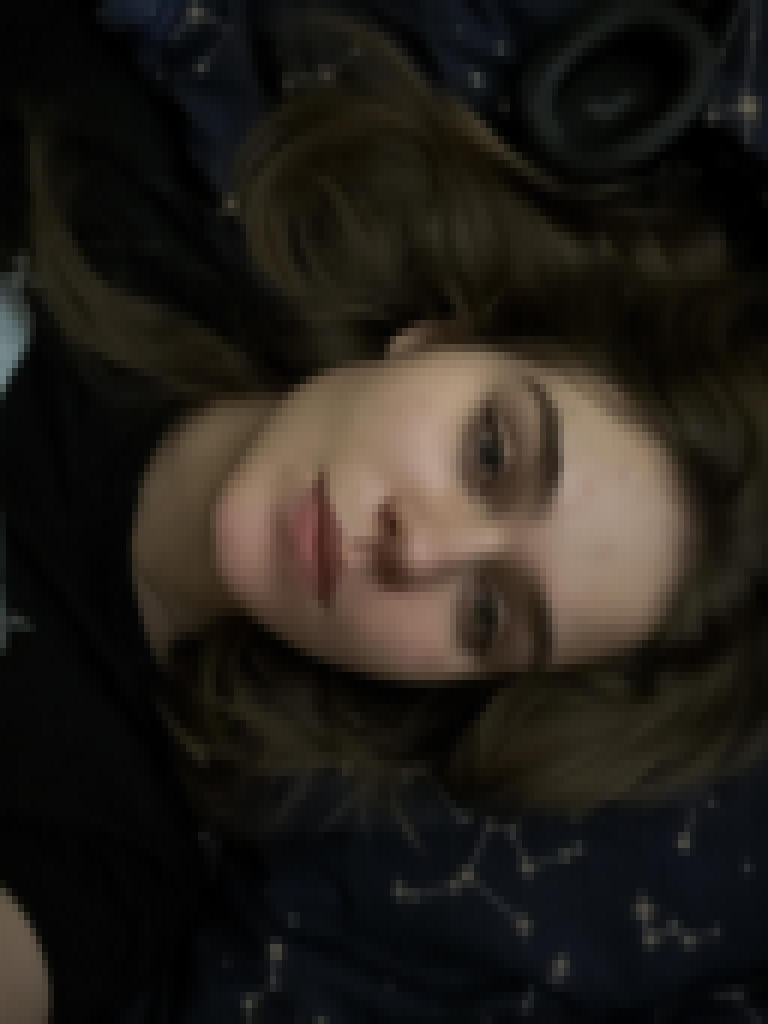
#> input picture image_manipulators/StqGhmQXfaGFCcVD.jpg, 1536 x 2048 px (shown at 1/2 size)
$ python pixelize_image.py
#> lines starting #> are read from the running program, lines starting #| are printed output that depends on the picture
#> the answer given: 1
#> the answer given: StqGhmQXfaGFCcVD.jpg
from string import ascii_letters
from PIL import Image
import random
import os

def print_error(message):
    print("\033[91mError: {}\033[0m".format(message))

def print_success(text):
    print("\033[92m{}\033[0m".format(text))

def check_extension(file, allowed_formats):
#> called with file = 'StqGhmQXfaGFCcVD.jpg'
    for format in allowed_formats:
        if file.endswith(format):
            return True

def get_extension(file, allowed_formats):
    counter = 0
    for format in allowed_formats:
        if file.endswith(format):
            return allowed_formats[counter]
        counter += 1

def pixelize(resize_ratio, orginal_file):
#> called with resize_ratio = 1, orginal_file = 'StqGhmQXfaGFCcVD.jpg'
    img = Image.open(orginal_file)
#> img is the input picture: PIL image 1536x2048 RGB; mean R, G, B 35.2, 31, 25.5
    small_image = img.resize((resize_ratio, resize_ratio), resample = Image.Resampling.BILINEAR)
    result = small_image.resize(img.size, Image.Resampling.NEAREST)
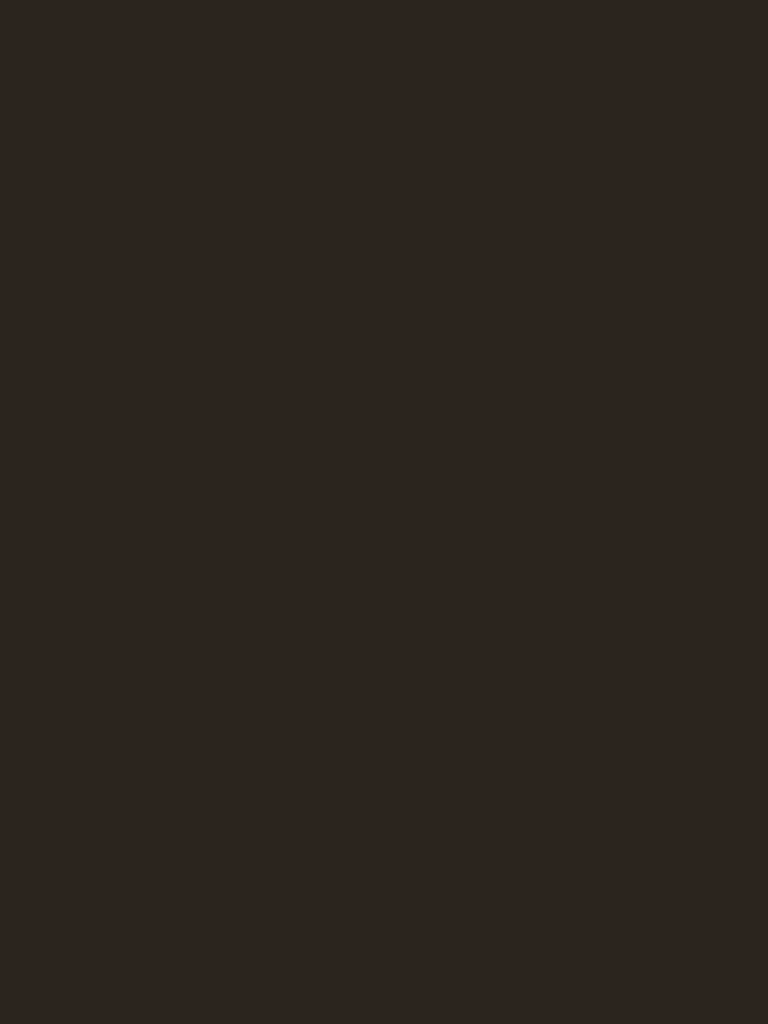
#> result: PIL image 1536x2048 RGB (shown at 1/2 size); mean R, G, B 43, 37, 30
    return result

def check_overwrite(file, new_file):
    directory = os.path.dirname(file) + "\\"
    file_path = os.path.join(directory, new_file)
    return os.path.exists(file_path)

def save_image(result, file, allowed_formats):
#> called with file = 'StqGhmQXfaGFCcVD.jpg'
    directory = os.path.dirname(file) + "\\"
    name = input("Enter name for a new file: ")
#> the answer given: bqsbvFUiuldLPtck.jpg
    format = get_extension(file, allowed_formats)
    if not name:
        name = ''.join(random.choice(ascii_letters) for _ in range(16))
        print(f"File saved to {directory}{name}{format}")
    save_path = os.path.join(directory, f"{name}{format}")
    name += str(format)
    if check_overwrite(file, name):
        overwrite = input(f"Do you want to overwrite existing file {save_path}? (press y to confirm): ")
        if overwrite != "y":
            print_error("Your file cant be saved!")
            exit()
    result.save(save_path)
    return save_path

def chose_ratio():
    ratios_list = 16, 32, 64, 128, 256, 512
    try:
        user_input = int(input((f"Choose ratio of pixelization - suggested ratios - {ratios_list}: ")))
        return user_input
    except ValueError:
        print_error("Invalid value! - should be integer.")
        exit()

def main():
    resize_ratio = chose_ratio()
    allowed_formats = [".jpg", ".png", ".jpeg"]
    filename = input("Drag your photo to the terminal window: ")
    if check_extension(filename, allowed_formats):
        result = pixelize(resize_ratio, filename)
    else:
        print_error("Invalid format!")
        exit()
    path = save_image(result, filename, allowed_formats)
#> path = '\\/bqsbvFUiuldLPtck.jpg.jpg'
    os.system(path)
    print_success("Program executed correctly!")

if __name__ == "__main__":
    main()
